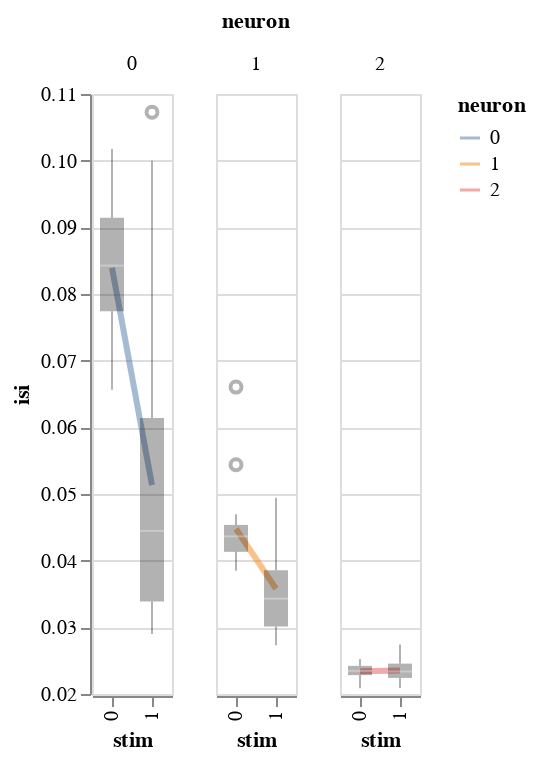

The notebook cell saved with this chart:
### Markdown cell above
## Quick workflow

### Code cell
#facet,independent_axes=False, no fitting
# Width works!
reload(workflow)
reload(visualization)
bw=workflow.BayesWindow(df,y='isi',treatment='stim', condition='neuron', group='mouse',)
bw.plot().facet('neuron')

### Figure 1 — Vega-Lite specification as saved in the notebook (floating-point values rounded to 4 significant figures)
{"config": {"view": {"continuousWidth": 400, "continuousHeight": 300}}, "data": {"name": "data-4ebccabf8bf848b66fea7f24c64ba70a"}, "facet": {"type": "quantitative", "field": "neuron"}, "spec": {"layer": [{"mark": {"type": "line", "fill": null, "opacity": 0.5, "size": 3}, "encoding": {"color": {"type": "nominal", "field": "neuron"}, "x": {"type": "ordinal", "field": "stim"}, "y": {"type": "quantitative", "aggregate": "mean", "field": "isi", "scale": {"zero": false}}}}, {"mark": {"type": "boxplot", "color": "black", "opacity": 0.3, "size": 12}, "encoding": {"x": {"type": "ordinal", "field": "stim"}, "y": {"type": "quantitative", "field": "isi", "scale": {"zero": false}}}}]}, "$schema": "https://vega.github.io/schema/vega-lite/v4.8.1.json", "datasets": {"data-4ebccabf8bf848b66fea7f24c64ba70a": [{"neuron": 0, "neuron_x_mouse": "0m0bayes", "neuron_code": 0, "mouse": 0, "mouse_code": 0, "i_trial": 0, "stim": 0, "log_firing_rate": 1.869, "Firing rate": 73.95, "firing_rate": 73.95, "i_spike": 35.5, "isi": 0.09824, "combined_condition": 0}, {"neuron": 0, "neuron_x_mouse": "0m0bayes", "neuron_code": 0, "mouse": 0, "mouse_code": 0, "i_trial": 0, "stim": 1, "log_firing_rate": 2.259, "Firing rate": 181.5, "firing_rate": 181.5, "i_spike": 35.0, "isi": 0.09999, "combined_condition": 12}, {"neuron": 0, "neuron_x_mouse": "0m0bayes", "neuron_code": 0, "mouse": 0, "mouse_code": 0, "i_trial": 1, "stim": 0, "log_firing_rate": 1.787, "Firing rate": 61.26, "firing_rate": 61.26, "i_spike": 41.0, "isi": 0.0823, "combined_condition": 0}, {"neuron": 0, "neuron_x_mouse": "0m0bayes", "neuron_code": 0, "mouse": 0, "mouse_code": 0, "i_trial": 1, "stim": 1, "log_firing_rate": 1.788, "Firing rate": 61.41, "firing_rate": 61.41, "i_spike": 32.5, "isi": 0.1073, "combined_condition": 12}, {"neuron": 0, "neuron_x_mouse": "0m0bayes", "neuron_code": 0, "mouse": 0, "mouse_code": 0, "i_trial": 2, "stim": 0, "log_firing_rate": 1.694, "Firing rate": 49.47, "firing_rate": 49.47, "i_spike": 41.0, "isi": 0.08567, "combined_condition": 0}, {"neuron": 0, "neuron_x_mouse": "0m0bayes", "neuron_code": 0, "mouse": 0, "mouse_code": 0, "i_trial": 2, "stim": 1, "log_firing_rate": 1.879, "Firing rate": 75.63, "firing_rate": 75.63, "i_spike": 46.5, "isi": 0.07428, "combined_condition": 12}, {"neuron": 0, "neuron_x_mouse": "0m0bayes", "neuron_code": 0, "mouse": 0, "mouse_code": 0, "i_trial": 3, "stim": 0, "log_firing_rate": 1.697, "Firing rate": 49.73, "firing_rate": 49.73, "i_spike": 40.5, "isi": 0.08578, "combined_condition": 0}, {"neuron": 0, "neuron_x_mouse": "0m0bayes", "neuron_code": 0, "mouse": 0, "mouse_code": 0, "i_trial": 3, "stim": 1, "log_firing_rate": 1.959, "Firing rate": 90.91, "firing_rate": 90.91, "i_spike": 54.0, "isi": 0.06502, "combined_condition": 12}, {"neuron": 0, "neuron_x_mouse": "0m0bayes", "neuron_code": 0, "mouse": 0, "mouse_code": 0, "i_trial": 4, "stim": 0, "log_firing_rate": 2.013, "Firing rate": 103.0, "firing_rate": 103.0, "i_spike": 38.0, "isi": 0.09187, "combined_condition": 0}, {"neuron": 0, "neuron_x_mouse": "0m0bayes", "neuron_code": 0, "mouse": 0, "mouse_code": 0, "i_trial": 4, "stim": 1, "log_firing_rate": 1.559, "Firing rate": 36.22, "firing_rate": 36.22, "i_spike": 34.5, "isi": 0.08836, "combined_condition": 12}, {"neuron": 0, "neuron_x_mouse": "0m1bayes", "neuron_code": 1, "mouse": 1, "mouse_code": 1, "i_trial": 0, "stim": 0, "log_firing_rate": 1.824, "Firing rate": 66.74, "firing_rate": 66.74, "i_spike": 38.5, "isi": 0.0913, "combined_condition": 1}, {"neuron": 0, "neuron_x_mouse": "0m1bayes", "neuron_code": 1, "mouse": 1, "mouse_code": 1, "i_trial": 0, "stim": 1, "log_firing_rate": 2.276, "Firing rate": 188.8, "firing_rate": 188.8, "i_spike": 76.0, "isi": 0.04538, "combined_condition": 13}, {"neuron": 0, "neuron_x_mouse": "0m1bayes", "neuron_code": 1, "mouse": 1, "mouse_code": 1, "i_trial": 1, "stim": 0, "log_firing_rate": 1.828, "Firing rate": 67.29, "firing_rate": 67.29, "i_spike": 44.0, "isi": 0.07897, "combined_condition": 1}, {"neuron": 0, "neuron_x_mouse": "0m1bayes", "neuron_code": 1, "mouse": 1, "mouse_code": 1, "i_trial": 1, "stim": 1, "log_firing_rate": 2.37, "Firing rate": 234.2, "firing_rate": 234.2, "i_spike": 78.5, "isi": 0.0447, "combined_condition": 13}, {"neuron": 0, "neuron_x_mouse": "0m1bayes", "neuron_code": 1, "mouse": 1, "mouse_code": 1, "i_trial": 2, "stim": 0, "log_firing_rate": 2.155, "Firing rate": 143.0, "firing_rate": 143.0, "i_spike": 36.0, "isi": 0.09561, "combined_condition": 1}, {"neuron": 0, "neuron_x_mouse": "0m1bayes", "neuron_code": 1, "mouse": 1, "mouse_code": 1, "i_trial": 2, "stim": 1, "log_firing_rate": 2.001, "Firing rate": 100.2, "firing_rate": 100.2, "i_spike": 57.0, "isi": 0.0602, "combined_condition": 13}, {"neuron": 0, "neuron_x_mouse": "0m1bayes", "neuron_code": 1, "mouse": 1, "mouse_code": 1, "i_trial": 3, "stim": 0, "log_firing_rate": 1.487, "Firing rate": 30.71, "firing_rate": 30.71, "i_spike": 36.0, "isi": 0.09613, "combined_condition": 1}, {"neuron": 0, "neuron_x_mouse": "0m1bayes", "neuron_code": 1, "mouse": 1, "mouse_code": 1, "i_trial": 3, "stim": 1, "log_firing_rate": 1.993, "Firing rate": 98.29, "firing_rate": 98.29, "i_spike": 70.0, "isi": 0.04723, "combined_condition": 13}, {"neuron": 0, "neuron_x_mouse": "0m1bayes", "neuron_code": 1, "mouse": 1, "mouse_code": 1, "i_trial": 4, "stim": 0, "log_firing_rate": 1.822, "Firing rate": 66.41, "firing_rate": 66.41, "i_spike": 52.5, "isi": 0.06566, "combined_condition": 1}, {"neuron": 0, "neuron_x_mouse": "0m1bayes", "neuron_code": 1, "mouse": 1, "mouse_code": 1, "i_trial": 4, "stim": 1, "log_firing_rate": 2.108, "Firing rate": 128.4, "firing_rate": 128.4, "i_spike": 65.0, "isi": 0.05385, "combined_condition": 13}, {"neuron": 0, "neuron_x_mouse": "0m2bayes", "neuron_code": 2, "mouse": 2, "mouse_code": 2, "i_trial": 0, "stim": 0, "log_firing_rate": 1.695, "Firing rate": 49.49, "firing_rate": 49.49, "i_spike": 32.5, "isi": 0.1018, "combined_condition": 2}, {"neuron": 0, "neuron_x_mouse": "0m2bayes", "neuron_code": 2, "mouse": 2, "mouse_code": 2, "i_trial": 0, "stim": 1, "log_firing_rate": 2.342, "Firing rate": 219.8, "firing_rate": 219.8, "i_spike": 100.0, "isi": 0.03506, "combined_condition": 14}, {"neuron": 0, "neuron_x_mouse": "0m2bayes", "neuron_code": 2, "mouse": 2, "mouse_code": 2, "i_trial": 1, "stim": 0, "log_firing_rate": 1.78, "Firing rate": 60.23, "firing_rate": 60.23, "i_spike": 42.0, "isi": 0.08361, "combined_condition": 2}, {"neuron": 0, "neuron_x_mouse": "0m2bayes", "neuron_code": 2, "mouse": 2, "mouse_code": 2, "i_trial": 1, "stim": 1, "log_firing_rate": 2.695, "Firing rate": 495.4, "firing_rate": 495.4, "i_spike": 100.0, "isi": 0.03473, "combined_condition": 14}, {"neuron": 0, "neuron_x_mouse": "0m2bayes", "neuron_code": 2, "mouse": 2, "mouse_code": 2, "i_trial": 2, "stim": 0, "log_firing_rate": 1.97, "Firing rate": 93.32, "firing_rate": 93.32, "i_spike": 42.5, "isi": 0.08104, "combined_condition": 2}, {"neuron": 0, "neuron_x_mouse": "0m2bayes", "neuron_code": 2, "mouse": 2, "mouse_code": 2, "i_trial": 2, "stim": 1, "log_firing_rate": 3.616, "Firing rate": 4132.0, "firing_rate": 4132.0, "i_spike": 99.5, "isi": 0.0349, "combined_condition": 14}, {"neuron": 0, "neuron_x_mouse": "0m2bayes", "neuron_code": 2, "mouse": 2, "mouse_code": 2, "i_trial": 3, "stim": 0, "log_firing_rate": 2.491, "Firing rate": 310.1, "firing_rate": 310.1, "i_spike": 43.5, "isi": 0.07786, "combined_condition": 2}, {"neuron": 0, "neuron_x_mouse": "0m2bayes", "neuron_code": 2, "mouse": 2, "mouse_code": 2, "i_trial": 3, "stim": 1, "log_firing_rate": 2.426, "Firing rate": 266.8, "firing_rate": 266.8, "i_spike": 87.0, "isi": 0.04013, "combined_condition": 14}, {"neuron": 0, "neuron_x_mouse": "0m2bayes", "neuron_code": 2, "mouse": 2, "mouse_code": 2, "i_trial": 4, "stim": 0, "log_firing_rate": 1.712, "Firing rate": 51.56, "firing_rate": 51.56, "i_spike": 47.0, "isi": 0.07272, "combined_condition": 2}, {"neuron": 0, "neuron_x_mouse": "0m2bayes", "neuron_code": 2, "mouse": 2, "mouse_code": 2, "i_trial": 4, "stim": 1, "log_firing_rate": 2.326, "Firing rate": 211.7, "firing_rate": 211.7, "i_spike": 79.0, "isi": 0.04422, "combined_condition": 14}, {"neuron": 0, "neuron_x_mouse": "0m3bayes", "neuron_code": 3, "mouse": 3, "mouse_code": 3, "i_trial": 0, "stim": 0, "log_firing_rate": 2.651, "Firing rate": 447.8, "firing_rate": 447.8, "i_spike": 47.0, "isi": 0.07183, "combined_condition": 3}, {"neuron": 0, "neuron_x_mouse": "0m3bayes", "neuron_code": 3, "mouse": 3, "mouse_code": 3, "i_trial": 0, "stim": 1, "log_firing_rate": 2.516, "Firing rate": 328.2, "firing_rate": 328.2, "i_spike": 106.5, "isi": 0.03137, "combined_condition": 15}, {"neuron": 0, "neuron_x_mouse": "0m3bayes", "neuron_code": 3, "mouse": 3, "mouse_code": 3, "i_trial": 1, "stim": 0, "log_firing_rate": 3.051, "Firing rate": 1124.0, "firing_rate": 1124.0, "i_spike": 39.5, "isi": 0.08543, "combined_condition": 3}, {"neuron": 0, "neuron_x_mouse": "0m3bayes", "neuron_code": 3, "mouse": 3, "mouse_code": 3, "i_trial": 1, "stim": 1, "log_firing_rate": 2.833, "Firing rate": 681.5, "firing_rate": 681.5, "i_spike": 114.5, "isi": 0.03026, "combined_condition": 15}, {"neuron": 0, "neuron_x_mouse": "0m3bayes", "neuron_code": 3, "mouse": 3, "mouse_code": 3, "i_trial": 2, "stim": 0, "log_firing_rate": 2.017, "Firing rate": 104.1, "firing_rate": 104.1, "i_spike": 41.0, "isi": 0.08491, "combined_condition": 3}, {"neuron": 0, "neuron_x_mouse": "0m3bayes", "neuron_code": 3, "mouse": 3, "mouse_code": 3, "i_trial": 2, "stim": 1, "log_firing_rate": 2.388, "Firing rate": 244.4, "firing_rate": 244.4, "i_spike": 111.5, "isi": 0.03044, "combined_condition": 15}, {"neuron": 0, "neuron_x_mouse": "0m3bayes", "neuron_code": 3, "mouse": 3, "mouse_code": 3, "i_trial": 3, "stim": 0, "log_firing_rate": 1.888, "Firing rate": 77.31, "firing_rate": 77.31, "i_spike": 48.5, "isi": 0.07229, "combined_condition": 3}, {"neuron": 0, "neuron_x_mouse": "0m3bayes", "neuron_code": 3, "mouse": 3, "mouse_code": 3, "i_trial": 3, "stim": 1, "log_firing_rate": 2.45, "Firing rate": 281.7, "firing_rate": 281.7, "i_spike": 114.0, "isi": 0.0303, "combined_condition": 15}, {"neuron": 0, "neuron_x_mouse": "0m3bayes", "neuron_code": 3, "mouse": 3, "mouse_code": 3, "i_trial": 4, "stim": 0, "log_firing_rate": 2.301, "Firing rate": 199.8, "firing_rate": 199.8, "i_spike": 44.5, "isi": 0.07601, "combined_condition": 3}, {"neuron": 0, "neuron_x_mouse": "0m3bayes", "neuron_code": 3, "mouse": 3, "mouse_code": 3, "i_trial": 4, "stim": 1, "log_firing_rate": 2.604, "Firing rate": 402.2, "firing_rate": 402.2, "i_spike": 118.5, "isi": 0.02901, "combined_condition": 15}, {"neuron": 1, "neuron_x_mouse": "1m0bayes", "neuron_code": 4, "mouse": 0, "mouse_code": 0, "i_trial": 0, "stim": 0, "log_firing_rate": 2.305, "Firing rate": 201.6, "firing_rate": 201.6, "i_spike": 77.5, "isi": 0.04491, "combined_condition": 4}, {"neuron": 1, "neuron_x_mouse": "1m0bayes", "neuron_code": 4, "mouse": 0, "mouse_code": 0, "i_trial": 0, "stim": 1, "log_firing_rate": 1.985, "Firing rate": 96.61, "firing_rate": 96.61, "i_spike": 71.0, "isi": 0.04945, "combined_condition": 16}, {"neuron": 1, "neuron_x_mouse": "1m0bayes", "neuron_code": 4, "mouse": 0, "mouse_code": 0, "i_trial": 1, "stim": 0, "log_firing_rate": 2.035, "Firing rate": 108.3, "firing_rate": 108.3, "i_spike": 73.0, "isi": 0.04669, "combined_condition": 4}, {"neuron": 1, "neuron_x_mouse": "1m0bayes", "neuron_code": 4, "mouse": 0, "mouse_code": 0, "i_trial": 1, "stim": 1, "log_firing_rate": 2.438, "Firing rate": 274.0, "firing_rate": 274.0, "i_spike": 75.0, "isi": 0.04489, "combined_condition": 16}, {"neuron": 1, "neuron_x_mouse": "1m0bayes", "neuron_code": 4, "mouse": 0, "mouse_code": 0, "i_trial": 2, "stim": 0, "log_firing_rate": 2.209, "Firing rate": 161.7, "firing_rate": 161.7, "i_spike": 83.0, "isi": 0.04233, "combined_condition": 4}, {"neuron": 1, "neuron_x_mouse": "1m0bayes", "neuron_code": 4, "mouse": 0, "mouse_code": 0, "i_trial": 2, "stim": 1, "log_firing_rate": 2.18, "Firing rate": 151.3, "firing_rate": 151.3, "i_spike": 72.5, "isi": 0.0475, "combined_condition": 16}, {"neuron": 1, "neuron_x_mouse": "1m0bayes", "neuron_code": 4, "mouse": 0, "mouse_code": 0, "i_trial": 3, "stim": 0, "log_firing_rate": 2.268, "Firing rate": 185.4, "firing_rate": 185.4, "i_spike": 91.0, "isi": 0.03849, "combined_condition": 4}, {"neuron": 1, "neuron_x_mouse": "1m0bayes", "neuron_code": 4, "mouse": 0, "mouse_code": 0, "i_trial": 3, "stim": 1, "log_firing_rate": 2.072, "Firing rate": 118.0, "firing_rate": 118.0, "i_spike": 71.5, "isi": 0.04813, "combined_condition": 16}, {"neuron": 1, "neuron_x_mouse": "1m0bayes", "neuron_code": 4, "mouse": 0, "mouse_code": 0, "i_trial": 4, "stim": 0, "log_firing_rate": 1.894, "Firing rate": 78.35, "firing_rate": 78.35, "i_spike": 53.0, "isi": 0.06604, "combined_condition": 4}, {"neuron": 1, "neuron_x_mouse": "1m0bayes", "neuron_code": 4, "mouse": 0, "mouse_code": 0, "i_trial": 4, "stim": 1, "log_firing_rate": 2.177, "Firing rate": 150.4, "firing_rate": 150.4, "i_spike": 80.0, "isi": 0.04333, "combined_condition": 16}, {"neuron": 1, "neuron_x_mouse": "1m1bayes", "neuron_code": 5, "mouse": 1, "mouse_code": 1, "i_trial": 0, "stim": 0, "log_firing_rate": 2.128, "Firing rate": 134.3, "firing_rate": 134.3, "i_spike": 90.0, "isi": 0.0387, "combined_condition": 5}, {"neuron": 1, "neuron_x_mouse": "1m1bayes", "neuron_code": 5, "mouse": 1, "mouse_code": 1, "i_trial": 0, "stim": 1, "log_firing_rate": 2.672, "Firing rate": 469.5, "firing_rate": 469.5, "i_spike": 99.0, "isi": 0.03489, "combined_condition": 17}, {"neuron": 1, "neuron_x_mouse": "1m1bayes", "neuron_code": 5, "mouse": 1, "mouse_code": 1, "i_trial": 1, "stim": 0, "log_firing_rate": 2.336, "Firing rate": 216.6, "firing_rate": 216.6, "i_spike": 64.0, "isi": 0.0544, "combined_condition": 5}, {"neuron": 1, "neuron_x_mouse": "1m1bayes", "neuron_code": 5, "mouse": 1, "mouse_code": 1, "i_trial": 1, "stim": 1, "log_firing_rate": 2.409, "Firing rate": 256.5, "firing_rate": 256.5, "i_spike": 97.5, "isi": 0.03591, "combined_condition": 17}, {"neuron": 1, "neuron_x_mouse": "1m1bayes", "neuron_code": 5, "mouse": 1, "mouse_code": 1, "i_trial": 2, "stim": 0, "log_firing_rate": 1.982, "Firing rate": 95.93, "firing_rate": 95.93, "i_spike": 81.5, "isi": 0.04268, "combined_condition": 5}, {"neuron": 1, "neuron_x_mouse": "1m1bayes", "neuron_code": 5, "mouse": 1, "mouse_code": 1, "i_trial": 2, "stim": 1, "log_firing_rate": 2.385, "Firing rate": 242.5, "firing_rate": 242.5, "i_spike": 100.0, "isi": 0.03492, "combined_condition": 17}, {"neuron": 1, "neuron_x_mouse": "1m1bayes", "neuron_code": 5, "mouse": 1, "mouse_code": 1, "i_trial": 3, "stim": 0, "log_firing_rate": 2.552, "Firing rate": 356.8, "firing_rate": 356.8, "i_spike": 86.0, "isi": 0.04065, "combined_condition": 5}, {"neuron": 1, "neuron_x_mouse": "1m1bayes", "neuron_code": 5, "mouse": 1, "mouse_code": 1, "i_trial": 3, "stim": 1, "log_firing_rate": 2.361, "Firing rate": 229.4, "firing_rate": 229.4, "i_spike": 106.0, "isi": 0.03297, "combined_condition": 17}, {"neuron": 1, "neuron_x_mouse": "1m1bayes", "neuron_code": 5, "mouse": 1, "mouse_code": 1, "i_trial": 4, "stim": 0, "log_firing_rate": 2.351, "Firing rate": 224.4, "firing_rate": 224.4, "i_spike": 79.5, "isi": 0.04412, "combined_condition": 5}, {"neuron": 1, "neuron_x_mouse": "1m1bayes", "neuron_code": 5, "mouse": 1, "mouse_code": 1, "i_trial": 4, "stim": 1, "log_firing_rate": 2.254, "Firing rate": 179.6, "firing_rate": 179.6, "i_spike": 99.0, "isi": 0.03497, "combined_condition": 17}, {"neuron": 1, "neuron_x_mouse": "1m2bayes", "neuron_code": 6, "mouse": 2, "mouse_code": 2, "i_trial": 0, "stim": 0, "log_firing_rate": 1.911, "Firing rate": 81.48, "firing_rate": 81.48, "i_spike": 73.5, "isi": 0.04556, "combined_condition": 6}, {"neuron": 1, "neuron_x_mouse": "1m2bayes", "neuron_code": 6, "mouse": 2, "mouse_code": 2, "i_trial": 0, "stim": 1, "log_firing_rate": 3.053, "Firing rate": 1130.0, "firing_rate": 1130.0, "i_spike": 107.5, "isi": 0.03234, "combined_condition": 18}, {"neuron": 1, "neuron_x_mouse": "1m2bayes", "neuron_code": 6, "mouse": 2, "mouse_code": 2, "i_trial": 1, "stim": 0, "log_firing_rate": 2.087, "Firing rate": 122.1, "firing_rate": 122.1, "i_spike": 77.5, "isi": 0.04471, "combined_condition": 6}, {"neuron": 1, "neuron_x_mouse": "1m2bayes", "neuron_code": 6, "mouse": 2, "mouse_code": 2, "i_trial": 1, "stim": 1, "log_firing_rate": 2.046, "Firing rate": 111.1, "firing_rate": 111.1, "i_spike": 93.0, "isi": 0.03696, "combined_condition": 18}, {"neuron": 1, "neuron_x_mouse": "1m2bayes", "neuron_code": 6, "mouse": 2, "mouse_code": 2, "i_trial": 2, "stim": 0, "log_firing_rate": 1.93, "Firing rate": 85.19, "firing_rate": 85.19, "i_spike": 85.0, "isi": 0.04101, "combined_condition": 6}, {"neuron": 1, "neuron_x_mouse": "1m2bayes", "neuron_code": 6, "mouse": 2, "mouse_code": 2, "i_trial": 2, "stim": 1, "log_firing_rate": 2.442, "Firing rate": 276.6, "firing_rate": 276.6, "i_spike": 102.5, "isi": 0.03371, "combined_condition": 18}, {"neuron": 1, "neuron_x_mouse": "1m2bayes", "neuron_code": 6, "mouse": 2, "mouse_code": 2, "i_trial": 3, "stim": 0, "log_firing_rate": 2.325, "Firing rate": 211.3, "firing_rate": 211.3, "i_spike": 85.0, "isi": 0.04091, "combined_condition": 6}, {"neuron": 1, "neuron_x_mouse": "1m2bayes", "neuron_code": 6, "mouse": 2, "mouse_code": 2, "i_trial": 3, "stim": 1, "log_firing_rate": 2.568, "Firing rate": 370.1, "firing_rate": 370.1, "i_spike": 118.5, "isi": 0.02905, "combined_condition": 18}, {"neuron": 1, "neuron_x_mouse": "1m2bayes", "neuron_code": 6, "mouse": 2, "mouse_code": 2, "i_trial": 4, "stim": 0, "log_firing_rate": 2.192, "Firing rate": 155.8, "firing_rate": 155.8, "i_spike": 79.0, "isi": 0.0442, "combined_condition": 6}, {"neuron": 1, "neuron_x_mouse": "1m2bayes", "neuron_code": 6, "mouse": 2, "mouse_code": 2, "i_trial": 4, "stim": 1, "log_firing_rate": 2.277, "Firing rate": 189.3, "firing_rate": 189.3, "i_spike": 104.5, "isi": 0.03356, "combined_condition": 18}, {"neuron": 1, "neuron_x_mouse": "1m3bayes", "neuron_code": 7, "mouse": 3, "mouse_code": 3, "i_trial": 0, "stim": 0, "log_firing_rate": 2.08, "Firing rate": 120.4, "firing_rate": 120.4, "i_spike": 83.0, "isi": 0.04143, "combined_condition": 7}, {"neuron": 1, "neuron_x_mouse": "1m3bayes", "neuron_code": 7, "mouse": 3, "mouse_code": 3, "i_trial": 0, "stim": 1, "log_firing_rate": 2.419, "Firing rate": 262.7, "firing_rate": 262.7, "i_spike": 126.0, "isi": 0.02733, "combined_condition": 19}, {"neuron": 1, "neuron_x_mouse": "1m3bayes", "neuron_code": 7, "mouse": 3, "mouse_code": 3, "i_trial": 1, "stim": 0, "log_firing_rate": 2.137, "Firing rate": 137.0, "firing_rate": 137.0, "i_spike": 80.0, "isi": 0.04317, "combined_condition": 7}, {"neuron": 1, "neuron_x_mouse": "1m3bayes", "neuron_code": 7, "mouse": 3, "mouse_code": 3, "i_trial": 1, "stim": 1, "log_firing_rate": 2.242, "Firing rate": 174.7, "firing_rate": 174.7, "i_spike": 111.5, "isi": 0.03033, "combined_condition": 19}, {"neuron": 1, "neuron_x_mouse": "1m3bayes", "neuron_code": 7, "mouse": 3, "mouse_code": 3, "i_trial": 2, "stim": 0, "log_firing_rate": 1.928, "Firing rate": 84.73, "firing_rate": 84.73, "i_spike": 77.0, "isi": 0.0453, "combined_condition": 7}, {"neuron": 1, "neuron_x_mouse": "1m3bayes", "neuron_code": 7, "mouse": 3, "mouse_code": 3, "i_trial": 2, "stim": 1, "log_firing_rate": 2.67, "Firing rate": 467.4, "firing_rate": 467.4, "i_spike": 118.5, "isi": 0.02955, "combined_condition": 19}, {"neuron": 1, "neuron_x_mouse": "1m3bayes", "neuron_code": 7, "mouse": 3, "mouse_code": 3, "i_trial": 3, "stim": 0, "log_firing_rate": 1.998, "Firing rate": 99.45, "firing_rate": 99.45, "i_spike": 80.5, "isi": 0.04301, "combined_condition": 7}, {"neuron": 1, "neuron_x_mouse": "1m3bayes", "neuron_code": 7, "mouse": 3, "mouse_code": 3, "i_trial": 3, "stim": 1, "log_firing_rate": 2.499, "Firing rate": 315.5, "firing_rate": 315.5, "i_spike": 124.0, "isi": 0.02829, "combined_condition": 19}, {"neuron": 1, "neuron_x_mouse": "1m3bayes", "neuron_code": 7, "mouse": 3, "mouse_code": 3, "i_trial": 4, "stim": 0, "log_firing_rate": 2.524, "Firing rate": 334.4, "firing_rate": 334.4, "i_spike": 74.0, "isi": 0.04697, "combined_condition": 7}, {"neuron": 1, "neuron_x_mouse": "1m3bayes", "neuron_code": 7, "mouse": 3, "mouse_code": 3, "i_trial": 4, "stim": 1, "log_firing_rate": 2.403, "Firing rate": 252.8, "firing_rate": 252.8, "i_spike": 125.0, "isi": 0.02762, "combined_condition": 19}, {"neuron": 2, "neuron_x_mouse": "2m0bayes", "neuron_code": 8, "mouse": 0, "mouse_code": 0, "i_trial": 0, "stim": 0, "log_firing_rate": 2.764, "Firing rate": 580.7, "firing_rate": 580.7, "i_spike": 145.5, "isi": 0.02386, "combined_condition": 8}, {"neuron": 2, "neuron_x_mouse": "2m0bayes", "neuron_code": 8, "mouse": 0, "mouse_code": 0, "i_trial": 0, "stim": 1, "log_firing_rate": 2.319, "Firing rate": 208.4, "firing_rate": 208.4, "i_spike": 147.0, "isi": 0.02381, "combined_condition": 20}, {"neuron": 2, "neuron_x_mouse": "2m0bayes", "neuron_code": 8, "mouse": 0, "mouse_code": 0, "i_trial": 1, "stim": 0, "log_firing_rate": 2.705, "Firing rate": 507.0, "firing_rate": 507.0, "i_spike": 154.0, "isi": 0.0225, "combined_condition": 8}, {"neuron": 2, "neuron_x_mouse": "2m0bayes", "neuron_code": 8, "mouse": 0, "mouse_code": 0, "i_trial": 1, "stim": 1, "log_firing_rate": 2.336, "Firing rate": 216.9, "firing_rate": 216.9, "i_spike": 157.5, "isi": 0.02224, "combined_condition": 20}, {"neuron": 2, "neuron_x_mouse": "2m0bayes", "neuron_code": 8, "mouse": 0, "mouse_code": 0, "i_trial": 2, "stim": 0, "log_firing_rate": 2.3, "Firing rate": 199.4, "firing_rate": 199.4, "i_spike": 161.0, "isi": 0.02179, "combined_condition": 8}, {"neuron": 2, "neuron_x_mouse": "2m0bayes", "neuron_code": 8, "mouse": 0, "mouse_code": 0, "i_trial": 2, "stim": 1, "log_firing_rate": 2.638, "Firing rate": 434.9, "firing_rate": 434.9, "i_spike": 149.5, "isi": 0.02333, "combined_condition": 20}, {"neuron": 2, "neuron_x_mouse": "2m0bayes", "neuron_code": 8, "mouse": 0, "mouse_code": 0, "i_trial": 3, "stim": 0, "log_firing_rate": 2.303, "Firing rate": 201.0, "firing_rate": 201.0, "i_spike": 148.5, "isi": 0.02363, "combined_condition": 8}, {"neuron": 2, "neuron_x_mouse": "2m0bayes", "neuron_code": 8, "mouse": 0, "mouse_code": 0, "i_trial": 3, "stim": 1, "log_firing_rate": 2.527, "Firing rate": 336.4, "firing_rate": 336.4, "i_spike": 149.5, "isi": 0.02345, "combined_condition": 20}, {"neuron": 2, "neuron_x_mouse": "2m0bayes", "neuron_code": 8, "mouse": 0, "mouse_code": 0, "i_trial": 4, "stim": 0, "log_firing_rate": 2.794, "Firing rate": 622.7, "firing_rate": 622.7, "i_spike": 142.5, "isi": 0.02462, "combined_condition": 8}, {"neuron": 2, "neuron_x_mouse": "2m0bayes", "neuron_code": 8, "mouse": 0, "mouse_code": 0, "i_trial": 4, "stim": 1, "log_firing_rate": 2.448, "Firing rate": 280.4, "firing_rate": 280.4, "i_spike": 151.5, "isi": 0.02314, "combined_condition": 20}, {"neuron": 2, "neuron_x_mouse": "2m1bayes", "neuron_code": 9, "mouse": 1, "mouse_code": 1, "i_trial": 0, "stim": 0, "log_firing_rate": 2.588, "Firing rate": 387.4, "firing_rate": 387.4, "i_spike": 148.5, "isi": 0.02331, "combined_condition": 9}, {"neuron": 2, "neuron_x_mouse": "2m1bayes", "neuron_code": 9, "mouse": 1, "mouse_code": 1, "i_trial": 0, "stim": 1, "log_firing_rate": 2.518, "Firing rate": 329.8, "firing_rate": 329.8, "i_spike": 128.0, "isi": 0.02741, "combined_condition": 21}, {"neuron": 2, "neuron_x_mouse": "2m1bayes", "neuron_code": 9, "mouse": 1, "mouse_code": 1, "i_trial": 1, "stim": 0, "log_firing_rate": 2.702, "Firing rate": 503.3, "firing_rate": 503.3, "i_spike": 143.5, "isi": 0.02444, "combined_condition": 9}, {"neuron": 2, "neuron_x_mouse": "2m1bayes", "neuron_code": 9, "mouse": 1, "mouse_code": 1, "i_trial": 1, "stim": 1, "log_firing_rate": 2.403, "Firing rate": 252.8, "firing_rate": 252.8, "i_spike": 139.0, "isi": 0.02512, "combined_condition": 21}, {"neuron": 2, "neuron_x_mouse": "2m1bayes", "neuron_code": 9, "mouse": 1, "mouse_code": 1, "i_trial": 2, "stim": 0, "log_firing_rate": 2.611, "Firing rate": 408.3, "firing_rate": 408.3, "i_spike": 151.5, "isi": 0.02313, "combined_condition": 9}, {"neuron": 2, "neuron_x_mouse": "2m1bayes", "neuron_code": 9, "mouse": 1, "mouse_code": 1, "i_trial": 2, "stim": 1, "log_firing_rate": 2.562, "Firing rate": 365.0, "firing_rate": 365.0, "i_spike": 154.0, "isi": 0.02265, "combined_condition": 21}, {"neuron": 2, "neuron_x_mouse": "2m1bayes", "neuron_code": 9, "mouse": 1, "mouse_code": 1, "i_trial": 3, "stim": 0, "log_firing_rate": 2.341, "Firing rate": 219.2, "firing_rate": 219.2, "i_spike": 144.0, "isi": 0.02415, "combined_condition": 9}, {"neuron": 2, "neuron_x_mouse": "2m1bayes", "neuron_code": 9, "mouse": 1, "mouse_code": 1, "i_trial": 3, "stim": 1, "log_firing_rate": 2.594, "Firing rate": 392.5, "firing_rate": 392.5, "i_spike": 155.0, "isi": 0.02264, "combined_condition": 21}, {"neuron": 2, "neuron_x_mouse": "2m1bayes", "neuron_code": 9, "mouse": 1, "mouse_code": 1, "i_trial": 4, "stim": 0, "log_firing_rate": 2.561, "Firing rate": 364.3, "firing_rate": 364.3, "i_spike": 167.5, "isi": 0.02085, "combined_condition": 9}, {"neuron": 2, "neuron_x_mouse": "2m1bayes", "neuron_code": 9, "mouse": 1, "mouse_code": 1, "i_trial": 4, "stim": 1, "log_firing_rate": 2.531, "Firing rate": 339.8, "firing_rate": 339.8, "i_spike": 136.0, "isi": 0.02576, "combined_condition": 21}, {"neuron": 2, "neuron_x_mouse": "2m2bayes", "neuron_code": 10, "mouse": 2, "mouse_code": 2, "i_trial": 0, "stim": 0, "log_firing_rate": 2.663, "Firing rate": 459.9, "firing_rate": 459.9, "i_spike": 152.0, "isi": 0.02287, "combined_condition": 10}, {"neuron": 2, "neuron_x_mouse": "2m2bayes", "neuron_code": 10, "mouse": 2, "mouse_code": 2, "i_trial": 0, "stim": 1, "log_firing_rate": 3.342, "Firing rate": 2195.0, "firing_rate": 2195.0, "i_spike": 149.5, "isi": 0.02341, "combined_condition": 22}, {"neuron": 2, "neuron_x_mouse": "2m2bayes", "neuron_code": 10, "mouse": 2, "mouse_code": 2, "i_trial": 1, "stim": 0, "log_firing_rate": 2.426, "Firing rate": 266.7, "firing_rate": 266.7, "i_spike": 163.0, "isi": 0.02147, "combined_condition": 10}, {"neuron": 2, "neuron_x_mouse": "2m2bayes", "neuron_code": 10, "mouse": 2, "mouse_code": 2, "i_trial": 1, "stim": 1, "log_firing_rate": 2.312, "Firing rate": 205.3, "firing_rate": 205.3, "i_spike": 142.0, "isi": 0.02467, "combined_condition": 22}, {"neuron": 2, "neuron_x_mouse": "2m2bayes", "neuron_code": 10, "mouse": 2, "mouse_code": 2, "i_trial": 2, "stim": 0, "log_firing_rate": 2.505, "Firing rate": 319.7, "firing_rate": 319.7, "i_spike": 145.5, "isi": 0.02379, "combined_condition": 10}, {"neuron": 2, "neuron_x_mouse": "2m2bayes", "neuron_code": 10, "mouse": 2, "mouse_code": 2, "i_trial": 2, "stim": 1, "log_firing_rate": 2.23, "Firing rate": 169.9, "firing_rate": 169.9, "i_spike": 132.0, "isi": 0.02658, "combined_condition": 22}, {"neuron": 2, "neuron_x_mouse": "2m2bayes", "neuron_code": 10, "mouse": 2, "mouse_code": 2, "i_trial": 3, "stim": 0, "log_firing_rate": 2.543, "Firing rate": 348.7, "firing_rate": 348.7, "i_spike": 146.5, "isi": 0.02383, "combined_condition": 10}, {"neuron": 2, "neuron_x_mouse": "2m2bayes", "neuron_code": 10, "mouse": 2, "mouse_code": 2, "i_trial": 3, "stim": 1, "log_firing_rate": 2.765, "Firing rate": 581.7, "firing_rate": 581.7, "i_spike": 166.0, "isi": 0.02089, "combined_condition": 22}, {"neuron": 2, "neuron_x_mouse": "2m2bayes", "neuron_code": 10, "mouse": 2, "mouse_code": 2, "i_trial": 4, "stim": 0, "log_firing_rate": 2.308, "Firing rate": 203.2, "firing_rate": 203.2, "i_spike": 154.0, "isi": 0.02272, "combined_condition": 10}, {"neuron": 2, "neuron_x_mouse": "2m2bayes", "neuron_code": 10, "mouse": 2, "mouse_code": 2, "i_trial": 4, "stim": 1, "log_firing_rate": 2.463, "Firing rate": 290.1, "firing_rate": 290.1, "i_spike": 160.5, "isi": 0.02179, "combined_condition": 22}, {"neuron": 2, "neuron_x_mouse": "2m3bayes", "neuron_code": 11, "mouse": 3, "mouse_code": 3, "i_trial": 0, "stim": 0, "log_firing_rate": 2.427, "Firing rate": 267.1, "firing_rate": 267.1, "i_spike": 137.5, "isi": 0.02527, "combined_condition": 11}, {"neuron": 2, "neuron_x_mouse": "2m3bayes", "neuron_code": 11, "mouse": 3, "mouse_code": 3, "i_trial": 0, "stim": 1, "log_firing_rate": 2.382, "Firing rate": 241.2, "firing_rate": 241.2, "i_spike": 156.0, "isi": 0.02246, "combined_condition": 23}, {"neuron": 2, "neuron_x_mouse": "2m3bayes", "neuron_code": 11, "mouse": 3, "mouse_code": 3, "i_trial": 1, "stim": 0, "log_firing_rate": 2.593, "Firing rate": 391.5, "firing_rate": 391.5, "i_spike": 142.0, "isi": 0.02459, "combined_condition": 11}, {"neuron": 2, "neuron_x_mouse": "2m3bayes", "neuron_code": 11, "mouse": 3, "mouse_code": 3, "i_trial": 1, "stim": 1, "log_firing_rate": 2.335, "Firing rate": 216.1, "firing_rate": 216.1, "i_spike": 147.0, "isi": 0.02364, "combined_condition": 23}, {"neuron": 2, "neuron_x_mouse": "2m3bayes", "neuron_code": 11, "mouse": 3, "mouse_code": 3, "i_trial": 2, "stim": 0, "log_firing_rate": 2.519, "Firing rate": 330.1, "firing_rate": 330.1, "i_spike": 150.5, "isi": 0.02323, "combined_condition": 11}, {"neuron": 2, "neuron_x_mouse": "2m3bayes", "neuron_code": 11, "mouse": 3, "mouse_code": 3, "i_trial": 2, "stim": 1, "log_firing_rate": 2.442, "Firing rate": 276.8, "firing_rate": 276.8, "i_spike": 165.5, "isi": 0.02099, "combined_condition": 23}, {"neuron": 2, "neuron_x_mouse": "2m3bayes", "neuron_code": 11, "mouse": 3, "mouse_code": 3, "i_trial": 3, "stim": 0, "log_firing_rate": 2.436, "Firing rate": 272.9, "firing_rate": 272.9, "i_spike": 141.0, "isi": 0.02467, "combined_condition": 11}, {"neuron": 2, "neuron_x_mouse": "2m3bayes", "neuron_code": 11, "mouse": 3, "mouse_code": 3, "i_trial": 3, "stim": 1, "log_firing_rate": 2.447, "Firing rate": 280.0, "firing_rate": 280.0, "i_spike": 143.0, "isi": 0.02452, "combined_condition": 23}, {"neuron": 2, "neuron_x_mouse": "2m3bayes", "neuron_code": 11, "mouse": 3, "mouse_code": 3, "i_trial": 4, "stim": 0, "log_firing_rate": 3.107, "Firing rate": 1279.0, "firing_rate": 1279.0, "i_spike": 149.0, "isi": 0.02323, "combined_condition": 11}, {"neuron": 2, "neuron_x_mouse": "2m3bayes", "neuron_code": 11, "mouse": 3, "mouse_code": 3, "i_trial": 4, "stim": 1, "log_firing_rate": 2.574, "Firing rate": 374.7, "firing_rate": 374.7, "i_spike": 160.5, "isi": 0.02181, "combined_condition": 23}]}}
